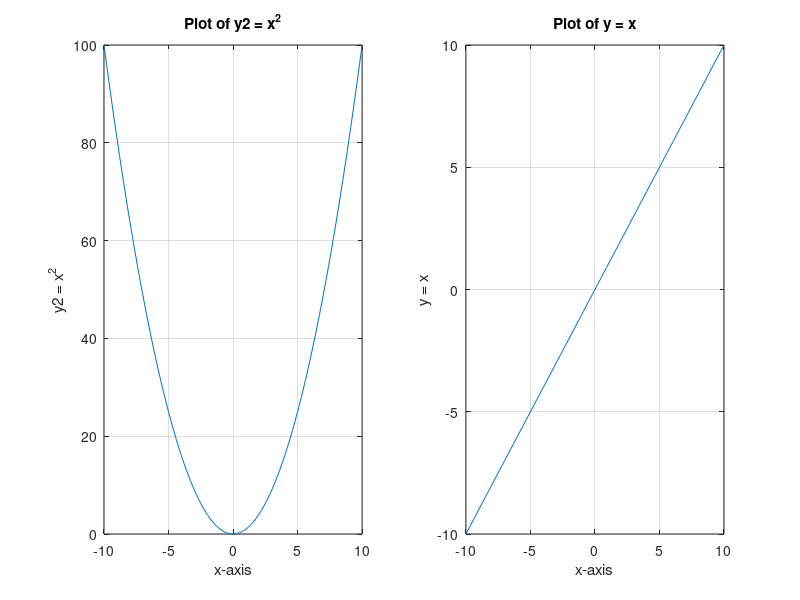

The MATLAB script that drew this image:
x=-10:0.1:10;
y=x;
y2=x.*x;
subplot(1,2,1);%(horiz. divisions,vert. divisions,no of division for graph to plot)
plot(x, y2);
xlabel('x-axis');
ylabel('y2 = x^2');
title('Plot of y2 = x^2');
grid on;

subplot(1,2,2);
plot(x, y);
xlabel('x-axis');
ylabel('y = x');
title('Plot of y = x');
grid on;
